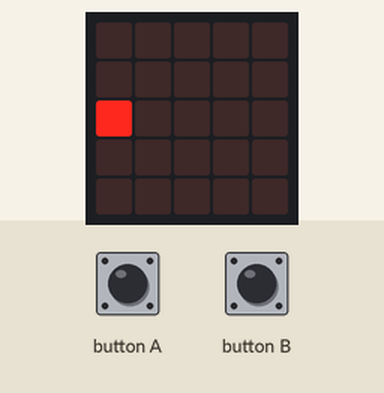
Recording of a program running on a simulated Calliope mini (MakeCode). On the bench: the board's 5×5 LED display. The test bench sets the inputs (shaded band). Random numbers come from a fixed seed; the run ends where the board's game-over animation would start. At 5.1 s the program stops and its outputs stay as they are.

Above: at 0.78 s.
1.3 s: button A pressed for 0.15 s
At 1.95 s:
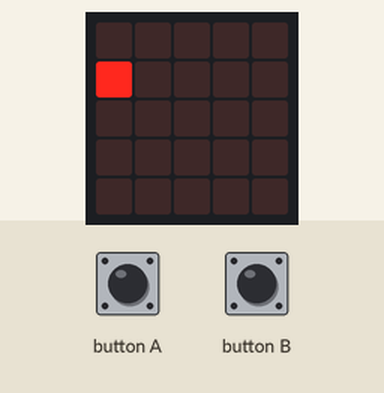
2.0 s: button B pressed for 0.15 s
At 2.3 s:
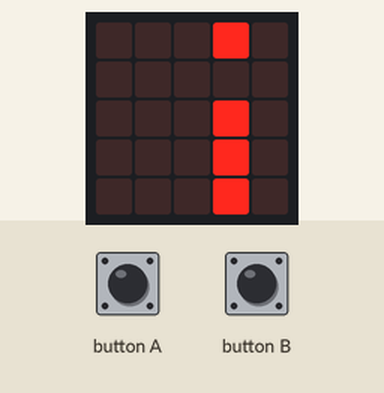
At 5.5 s:
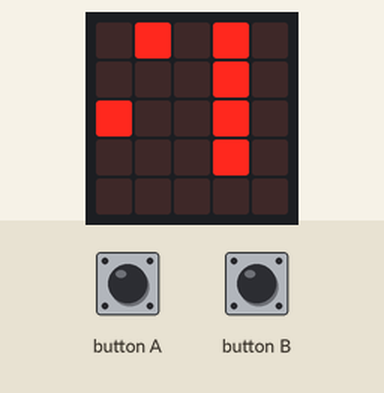
Timing chart, 0 to 6.6 s (numbered marks = the images above; inputs shaded):
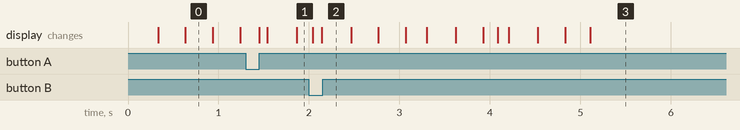

The program:

main.ts
```typescript
input.onButtonEvent(Button.A, input.buttonEventClick(), function () {
    birdy.change(LedSpriteProperty.Y, -1)
})
input.onButtonEvent(Button.B, input.buttonEventClick(), function () {
    birdy.change(LedSpriteProperty.Y, 1)
})
let hindernis: game.LedSprite = null
let schlupflochY = 0
let ticks = 0
let birdy: game.LedSprite = null
let hindernisse: game.LedSprite[] = []
birdy = game.createSprite(0, 2)
birdy.set(LedSpriteProperty.Blink, 300)
basic.forever(function () {
    ticks += 1
    if (ticks % 3 == 0) {
        schlupflochY = randint(0, 4)
        for (let Index = 0; Index <= 4; Index++) {
            if (Index != schlupflochY) {
                hindernis = game.createSprite(4, Index)
                hindernisse.unshift(hindernis)
            }
        }
    }
    for (let hindernis of hindernisse) {
        hindernis.change(LedSpriteProperty.X, -1)
        if (hindernis.get(LedSpriteProperty.X) == 0) {
            if (hindernis.isTouching(birdy)) {
                game.gameOver()
            } else {
                hindernis.delete()
            }
        }
    }
    basic.pause(1000)
})
```

test.ts
```typescript
// Hier kann man Tests durchführen; diese Datei wird nicht kompiliert, wenn dieses Paket als Erweiterung verwendet wird.
```
